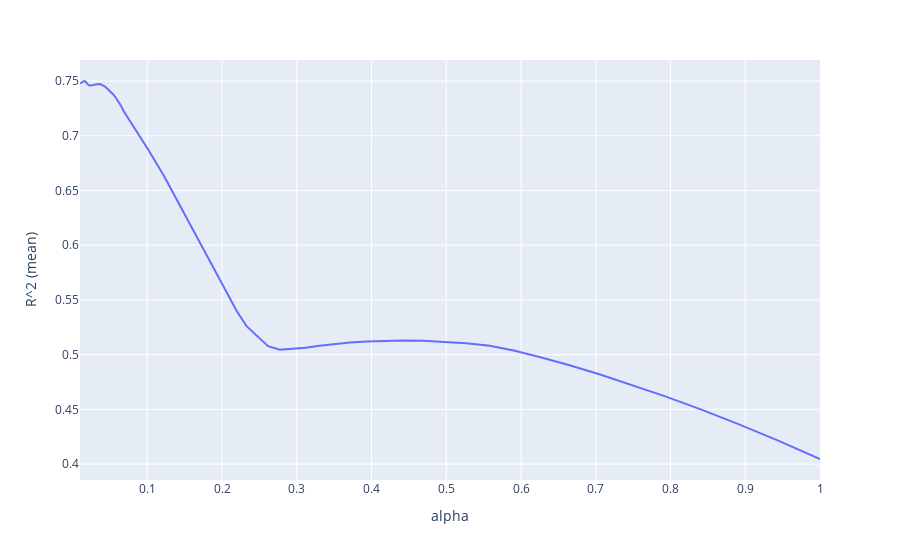

The cell this chart's notebook holds for it:
### Code cell
scores = []
for i in alphas:
    scores.append(cross_val_score(Lasso(alpha=i), test_X, test_y).mean())

result = pd.DataFrame(zip(alphas, scores), columns=['alpha', 'R^2 (mean)'])
px.line(result, x='alpha', y='R^2 (mean)')
